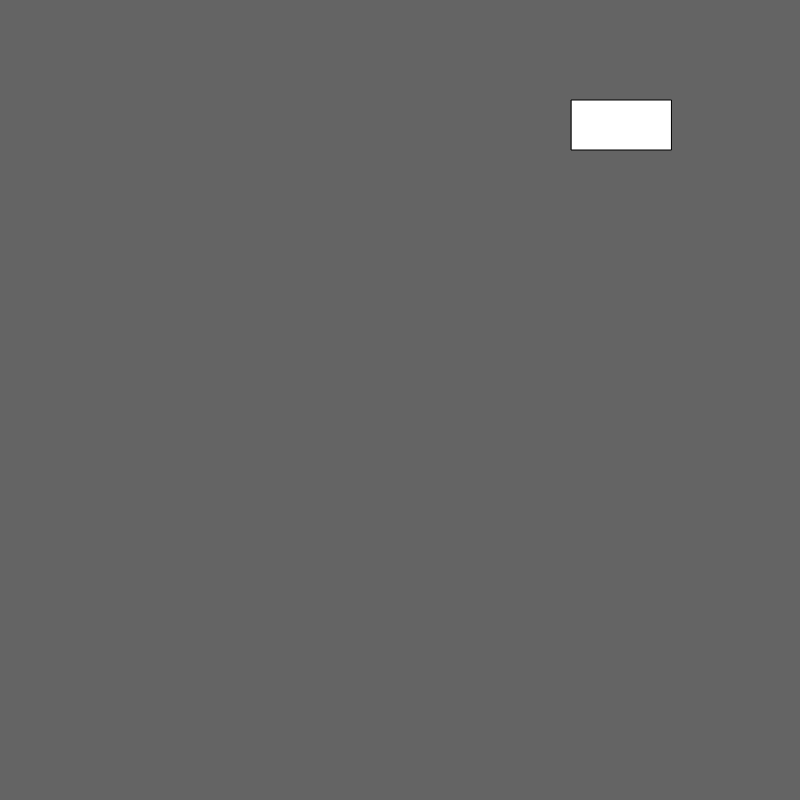
Frame 1 (no input)
Frame 60 (no input): identical to frame 1, image omitted
Frame 120 (the mouse pressed at the canvas centre since frame 60): identical to frame 1, image omitted

The p5.js sketch that drew this single still picture (run headless with seeded random() and noise() and a simulated clock; from frame 60 on, the mouse is pressed at the canvas centre):

// p5.js sketch
// ── sketch.js
var myCar; // declare an object

function setup() {
  createCanvas(800, 800);
  myCar = new Car(); // spawn one object
}

function draw() {
  background(100);

  myCar.display();
  myCar.drive();

}

// our Car class!!!!!
function Car() {
  // attributes
  this.x = random(width);

  // methods
  this.display = function() {
  rect(this.x, 100, 100, 50);

  }

  this.drive = function() {

  }
}
